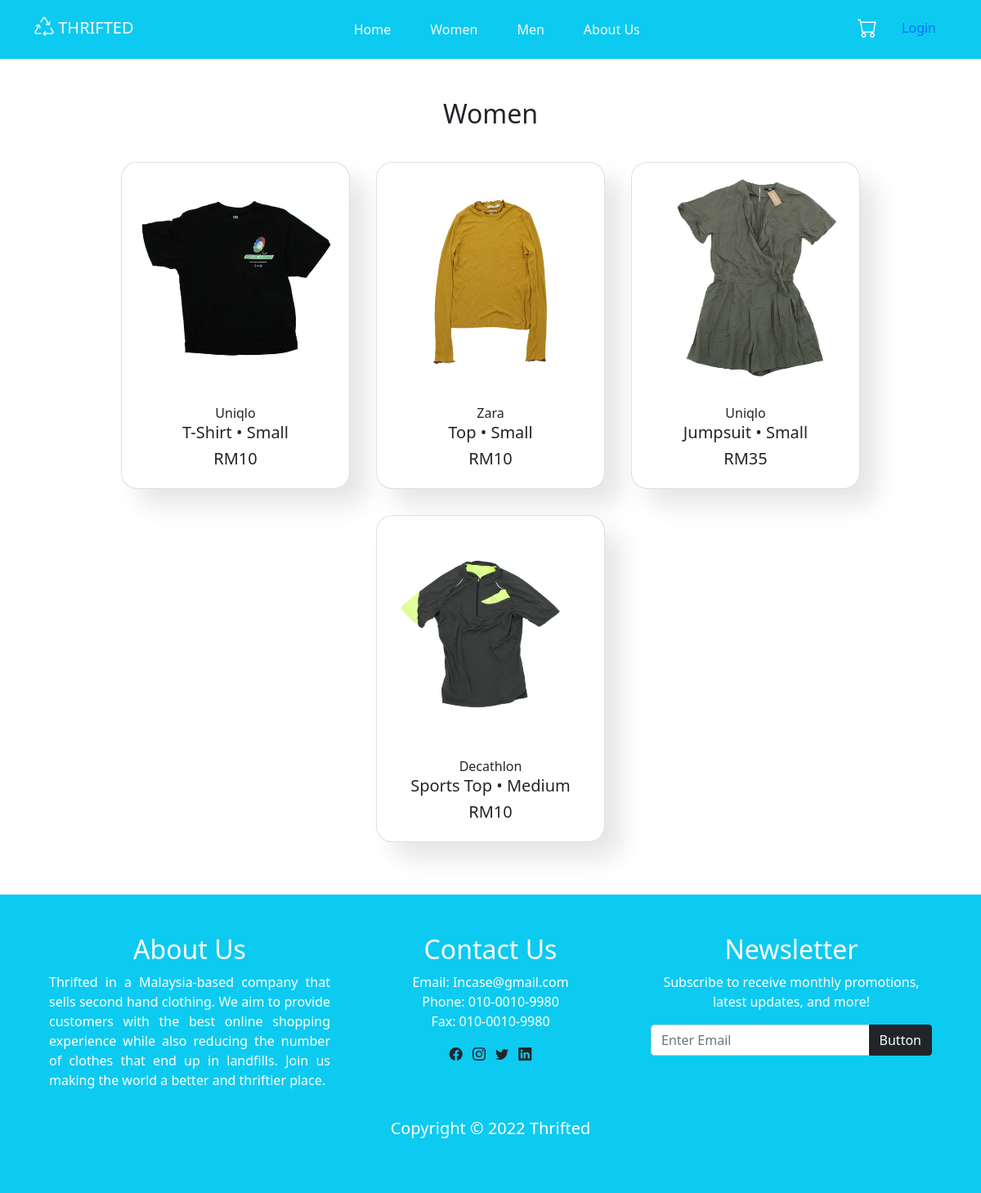
The page /women.php on the database its author committed.
### tables this page shows
CREATE TABLE IF NOT EXISTS `product_tb` (
				`product_id` INT(255) NOT NULL AUTO_INCREMENT PRIMARY KEY,
				`product_brand` VARCHAR (25) NOT NULL,
				`product_name` VARCHAR (25) NOT NULL,
				`product_size` VARCHAR (25) NOT NULL,
				`product_condition` VARCHAR (50) NOT NULL, 
				`product_price` FLOAT,
				`product_color` VARCHAR (25) NOT NULL,
				`product_material` VARCHAR (25) NOT NULL,
				`product_image` VARCHAR (100),
				`product_page` VARCHAR (100),
				`product_category` VARCHAR (100)
			);

### php/dbcontroller.php (called while the page is built, shortened)
<?php
class DBController {
	public $host = "localhost";
	public $user = "root";
	public $password = "";
	public $database = "thrifted_db";
	public $conn;
	function __construct() {
		$attr = "mysql:host=". $this->host .";dbname=". $this->database;
		$opts =
		[
		PDO::ATTR_ERRMODE            => PDO::ERRMODE_EXCEPTION,
		PDO::ATTR_DEFAULT_FETCH_MODE => PDO::FETCH_ASSOC,
		PDO::ATTR_EMULATE_PREPARES   => false,
		];
		$this->conn = new PDO($attr, $this->user, $this->password, $opts);
	}
	function runQuery($query) {
		$result = $this->conn->query($query);
		while($row=$result->fetch()) {
			$resultset[] = $row;
		}
		if(!empty($resultset))
			return $resultset;
	}
}
?>

### women.php (the view, shortened to what this page needs)
<?php
require_once("php/dbcontroller.php");
require_once("php/component.php");
$db_handle = new DBController();
?>
<!DOCTYPE html>
<html lang="en">
<head>
    <link href="https://cdn.jsdelivr.net/npm/bootstrap@5.0.2/dist/css/bootstrap.min.css" rel="stylesheet">
    <link rel="stylesheet" href="https://cdn.jsdelivr.net/npm/bootstrap-icons@1.9.0/font/bootstrap-icons.css">
    <link rel="stylesheet" href="style.css">
</head>
<body>
    <section class="p-5">
        <div class="container text-center">
            <h2 class="mb-4">Women</h2>
            <div class="d-flex flex-wrap justify-content-center">
            <?php
            $product_array = $db_handle->runQuery("SELECT * FROM `product_tb` WHERE product_category = 'Women' ORDER BY product_id");
            if (!empty($product_array)) {
                foreach($product_array as $key=>$value){
            ?>
                <div class="card product m-3" onclick="window.location.href='<?php echo $product_array[$key]['product_page']; ?>';">
                    <img src="<?php echo $product_array[$key]["product_image"]; ?>" alt="">
                    <div class="card-body">
                        <span><?php echo $product_array[$key]["product_brand"]; ?></span>
                        <h5><?php echo $product_array[$key]["product_name"]; ?> &#x2022 <?php echo $product_array[$key]["product_size"]; ?></h5>
                        <h5><?php echo "RM".$product_array[$key]["product_price"]; ?></h5>
                    </div>
                </div>
            <?php
                }
            }
            ?>
            </div>
        </div>
    </section>
</body>
</html>

### style.css (style rules this page uses)
body { display: flex; flex-direction: column; min-height: 100vh; }
.product { width: 20%; min-width: 280px; border-radius: 20px; box-shadow: 20px 20px 30px rgba(0, 0, 0, 0.1); transition: 0.15s ease; }
.collection img, .product img { border-radius: 20px; }

### rows shown on the page
product_tb: product_image (picture), product_brand "Uniqlo", product_name "T-Shirt", product_size "Small", product_price "10"
product_tb: product_image (picture), product_brand "Zara", product_name "Top", product_size "Small", product_price "10"
product_tb: product_image (picture), product_brand "Uniqlo", product_name "Jumpsuit", product_size "Small", product_price "35"
product_tb: product_image (picture), product_brand "Decathlon", product_name "Sports Top", product_size "Medium", product_price "10"
